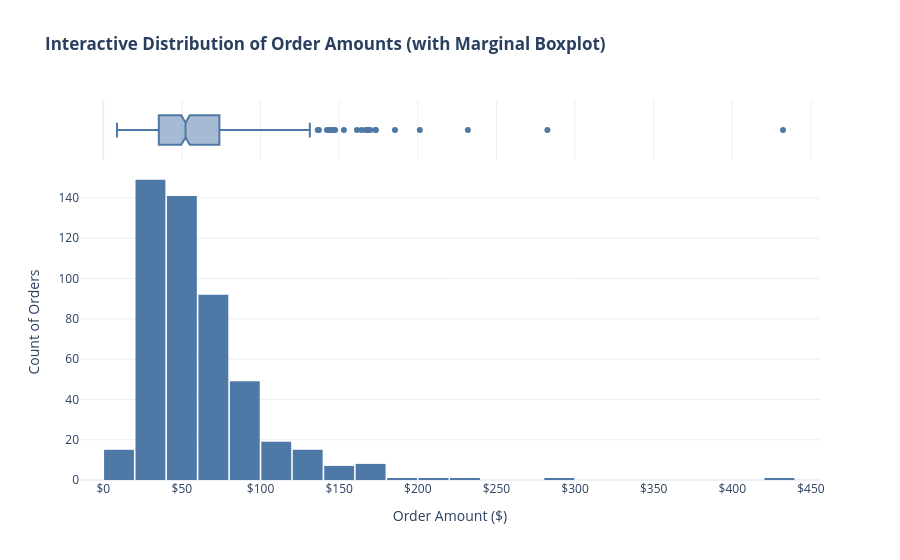

Source (notebook cell):
### Markdown cell above
## 7. Plotly Express Visualization (Interactive Histogram & Boxplot)

Plotly Express allows you to combine histograms and boxplots into a single interactive figure using the `marginal` parameter.
- **Hover** over any histogram bin to see its exact price range and frequency count.
- **Hover** over the top boxplot to see exact quartile figures (Min, Q1, Median, Q3, Max, and Outliers).

### Code cell
# Interactive Histogram with Marginal Boxplot
fig = px.histogram(
    df,
    x="order_amount",
    nbins=35,
    marginal="box", # Adds boxplot at the top
    title="<b>Interactive Distribution of Order Amounts (with Marginal Boxplot)</b>",
    labels={"order_amount": "Order Amount ($)"},
    color_discrete_sequence=["#4e79a7"]
)

fig.update_layout(
    xaxis_title="Order Amount ($)",
    yaxis_title="Count of Orders",
    xaxis_tickprefix="$",
    template="plotly_white",
    bargap=0.05
)

fig.show()

### Figure 1 — Plotly figure (JSON) as saved in the notebook; plotly's stock layout.template omitted (floating-point values rounded to 4 significant figures; data arrays with more than 128 entries replaced by an {"elided": "..."} marker saying what was removed)
{"data": [{"bingroup": "x", "hovertemplate": "Order Amount ($)=%{x}<br>count=%{y}<extra></extra>", "legendgroup": "", "marker": {"color": "#4e79a7", "pattern": {"shape": ""}}, "name": "", "nbinsx": 35, "orientation": "v", "showlegend": false, "type": "histogram", "x": {"elided": "500 float values"}, "xaxis": "x", "yaxis": "y"}, {"hovertemplate": "Order Amount ($)=%{x}<extra></extra>", "legendgroup": "", "marker": {"color": "#4e79a7"}, "name": "", "notched": true, "showlegend": false, "type": "box", "x": {"elided": "500 float values"}, "xaxis": "x2", "yaxis": "y2"}], "layout": {"bargap": 0.05, "barmode": "relative", "legend": {"tracegroupgap": 0}, "title": {"text": "<b>Interactive Distribution of Order Amounts (with Marginal Boxplot)</b>"}, "xaxis": {"anchor": "y", "domain": [0, 1], "tickprefix": "$", "title": {"text": "Order Amount ($)"}}, "xaxis2": {"anchor": "y2", "domain": [0, 1], "matches": "x", "showgrid": true, "showticklabels": false}, "yaxis": {"anchor": "x", "domain": [0, 0.8316], "title": {"text": "Count of Orders"}}, "yaxis2": {"anchor": "x2", "domain": [0.8416, 1], "matches": "y2", "showgrid": false, "showline": false, "showticklabels": false, "ticks": ""}}}
